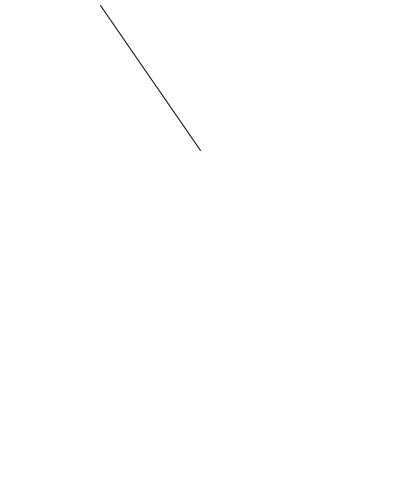
Frame 1 (no input)
Frame 60 (the mouse pressed at the canvas centre just before this capture): identical to frame 1, image omitted
Frame 120 (the mouse held since frame 60 and released just before this capture): identical to frame 1, image omitted

The Processing sketch that drew this single still picture (run headless with seeded random() and noise(); from frame 60 on, the mouse is pressed at the canvas centre):

// Processing sketch: processing_115022
// ── processing_115022.pde

void setup() {
  size(400,500);
}

void draw(){
  background(255,255,255);
  line(200,150,100,5);
}
